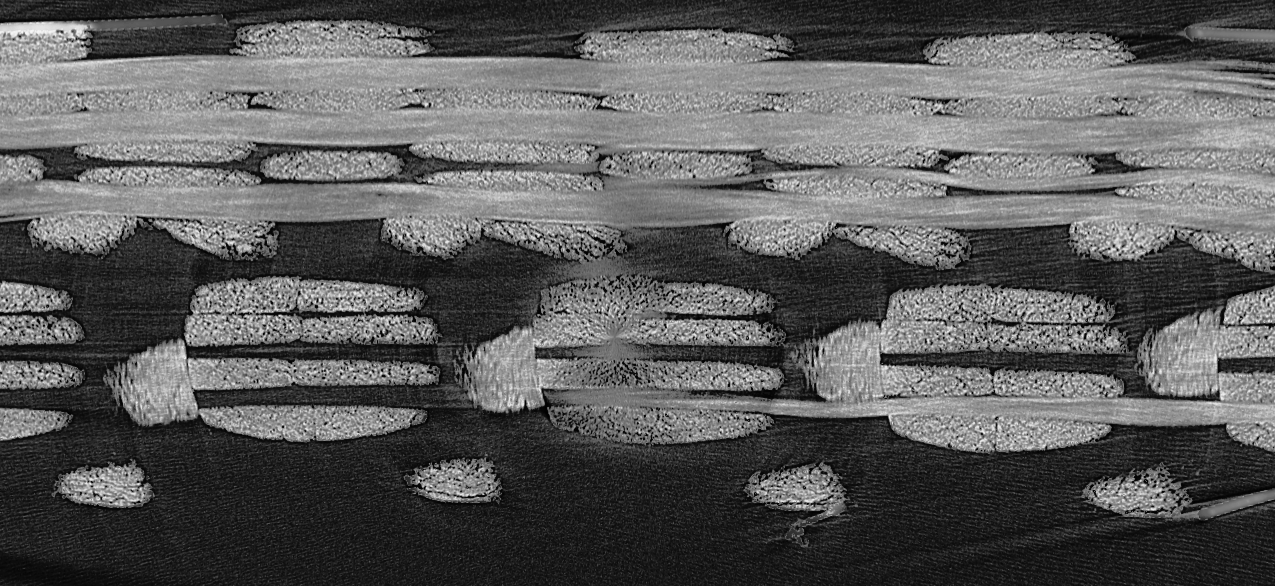
#> input picture frames/weave/ms_8ply_0000.tif, 1275 x 586 px; its folder holds 5 pictures in this run; the run also reads 1 picture not shown here
$ python convolution.py
#> lines starting #> are read from the running program, lines starting #| are printed output that depends on the picture; after the words box and inside, x2 and y2 are one past the last pixel; in counts of white or black regions, pixels touching at a corner belong together
import os
import numpy as np
import cv2 as cv
from matplotlib import pyplot as plt
from scipy.optimize import minimize
from glob import glob

def splitfn(fn):
    path, fn = os.path.split(fn)
    name, ext = os.path.splitext(fn)
    return path, name, ext

def build_filters(ksize=9,nangles=12,sigma=3,lmbda=3.5,gamma=.46,psi=0):
    filters = []
    for theta in np.linspace(0, np.pi, nangles):
        kern = cv.getGaborKernel((ksize, ksize), sigma, theta, lmbda, gamma, psi,
                             ktype=cv.CV_32F)
        kern /= 1.5*kern.sum()
        filters.append(kern)
    return filters

def process(img, filters):
    accum = np.zeros_like(img)
    for kern in filters:
        fimg = cv.filter2D(img, cv.CV_8UC3, kern)
        np.maximum(accum, fimg, accum)
    return accum

def textureFilter(img,params=None):
    if params is None:
        x= [9,12,2.906,3.485,.47]
    else:
        x = params
    filters = build_filters(ksize=int(x[0]),nangles=int(x[1]),sigma=x[2],
                            lmbda=x[3],gamma=x[4],psi=0)
    res1 = process(img, filters)

    ### noise removal
    texture = cv.medianBlur(res1, 5, 0)
    stexture = cv.GaussianBlur(texture, (5, 5), 0)

    ### Threshold
    th1 = cv.inRange(stexture,200,255,cv.THRESH_BINARY)
    th1 = cv.medianBlur(th1, 11, 0)
    return th1

# [32 lines left out: function fitTextureParams, not called in this run]

PLOT=False
if __name__ == "__main__":

    filemask = "ms_8ply_000?.tif"
    paths = glob(filemask)

    for path in paths:
        pth, name, ext = splitfn(path)
        print(name)

        ### Read in image
        img = cv.imread(name+'.tif',0)
#> img is the input picture: shape (586, 1275); min 0, max 248, mean 90.6

        #####################################################################
        ###Filter for background
        roi = cv.imread('outplane_1.tif',0)
        # calculating object histogram
        roihist = cv.calcHist([roi],None, None, [256], (0, 256) )
#> roihist = 256 values, max 89 at index 157, min 0 at index 0, mean 6.56
        bgrd = cv.calcBackProject([img],[0],roihist,[0,256],1)
        # Now convolute with circular disc
        disc = cv.getStructuringElement(cv.MORPH_ELLIPSE,(5,5))
        cv.filter2D(bgrd,-1,disc,bgrd)

        # threshold and binary AND
        thresh = cv.inRange(bgrd,0,50,0)
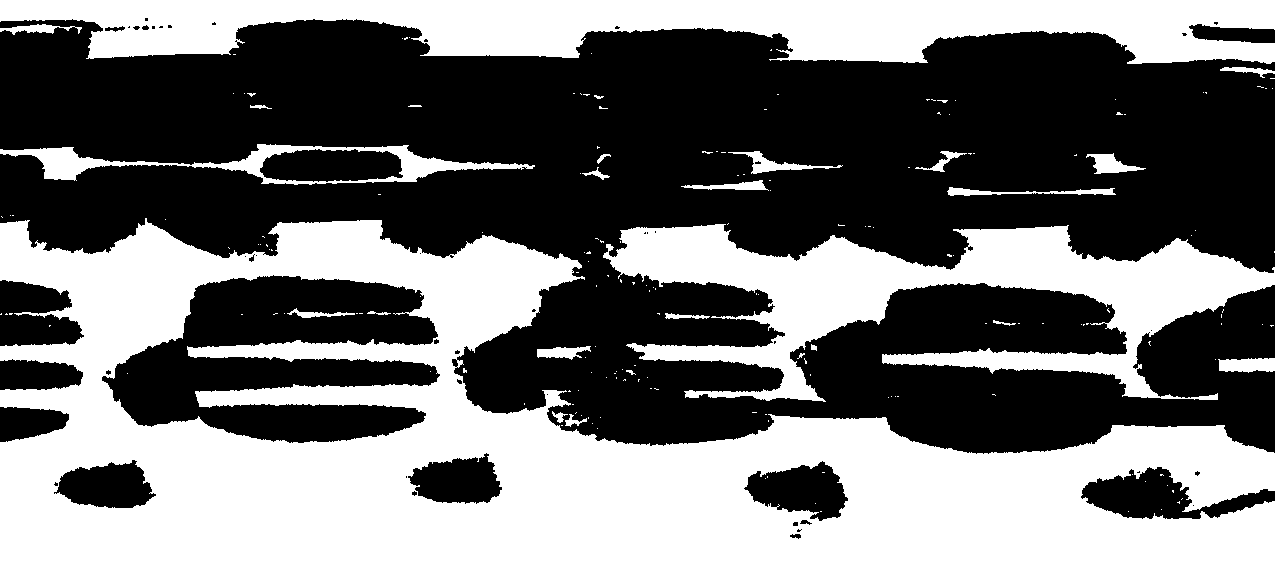
#> thresh: shape (586, 1275); 46.3% white; 187 white regions (160 under 20 px), largest, box (x1, y1, x2, y2) and area: (0, 218, 1275, 586) 235062, (0, 0, 1275, 64) 52846, (603, 224, 1275, 402) 46351
        ### noise removal
        th_bgrd = cv.medianBlur(thresh, 11, 0)
#> th_bgrd: shape (586, 1275); 45.7% white; 22 white regions, largest, box (x1, y1, x2, y2) and area: (0, 220, 1275, 586) 235395, (0, 0, 1275, 64) 53308, (608, 224, 1275, 400) 45654

        if PLOT:
            plt.imshow(th_bgrd)
            plt.show()

        #####################################################################
        ### Filter for warp
        x = np.array([9,12,2.9,3.48,.4])
        th1 = textureFilter(img,x)
#> after the loop in process, `for kern in filters:`:
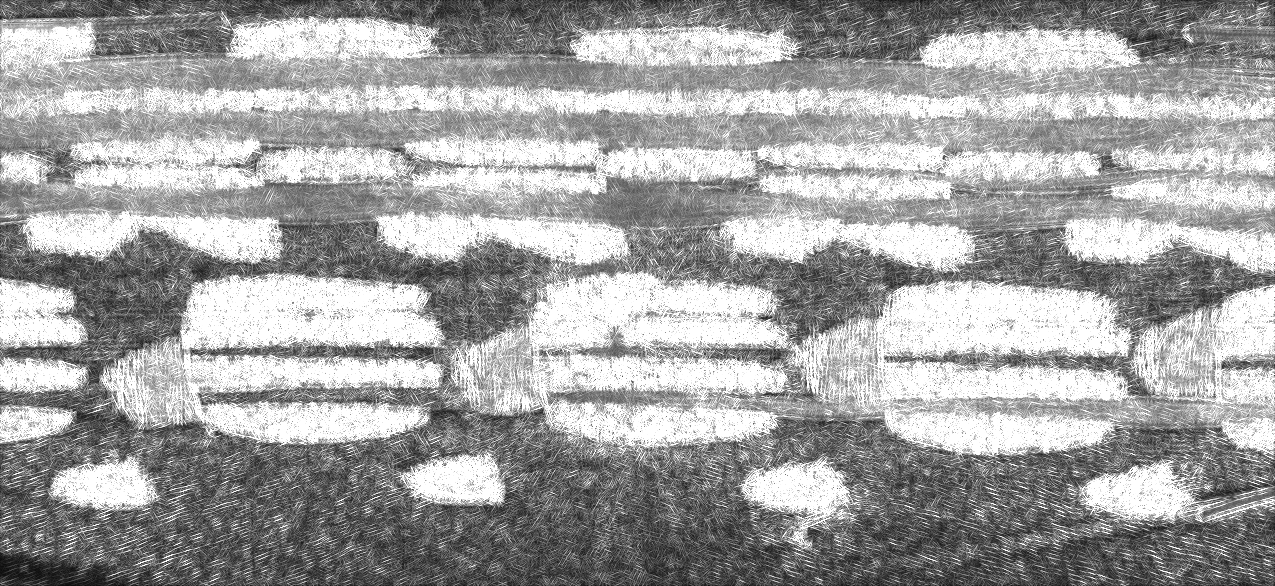
#> accum: shape (586, 1275); min 9, max 255, mean 162.5
#> in textureFilter, `th1 = cv.inRange(stexture,200,255,cv.THRESH_BINARY)`: th1: shape (586, 1275); 34.2% white; 84 white regions (42 under 20 px), largest, box (x1, y1, x2, y2) and area: (791, 282, 1130, 455) 34042, (102, 275, 441, 444) 31986, (495, 272, 787, 447) 30701
#> in textureFilter, `th1 = cv.medianBlur(th1, 11, 0)`:
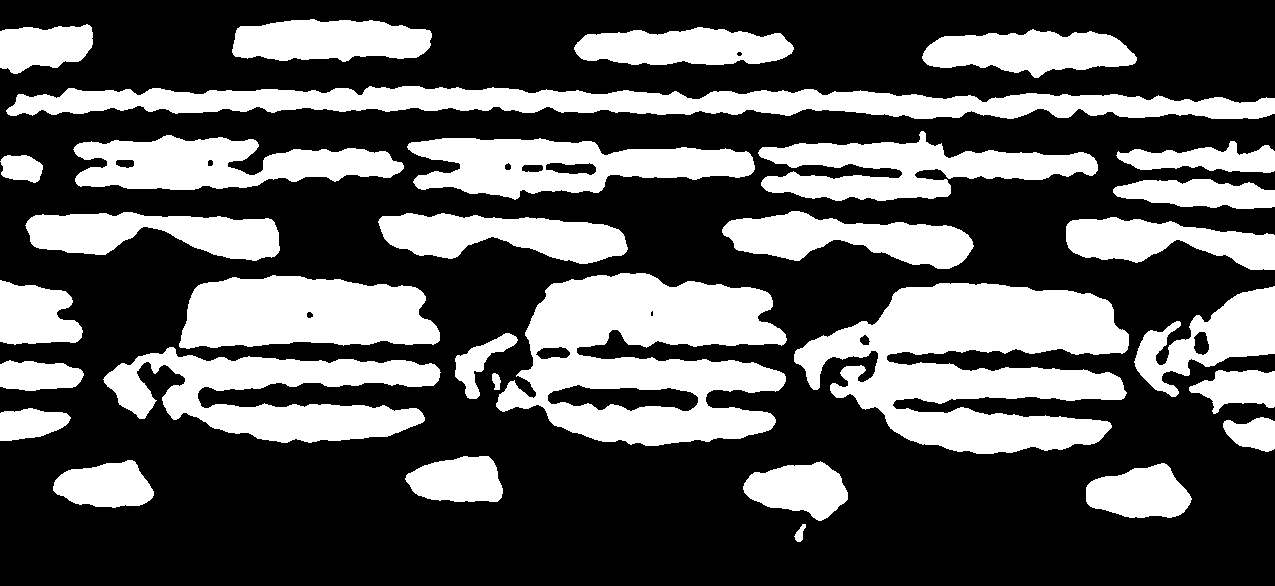
#> th1: shape (586, 1275); 34.2% white; 32 white regions, largest, box (x1, y1, x2, y2) and area: (794, 283, 1129, 454) 34217, (496, 273, 787, 446) 30933, (6, 86, 1275, 119) 25162

        ### Erode & dialate to remove fluff
        kernel1 = np.ones((5,5), dtype=np.uint8)
#> kernel1 = [[1, 1, 1, 1, 1], [1, 1, 1, 1, 1], [1, 1, 1, 1, 1], [1, 1, 1, 1, 1], [1, 1, 1, 1, 1]]
        eroded = cv.erode(th1, kernel1)
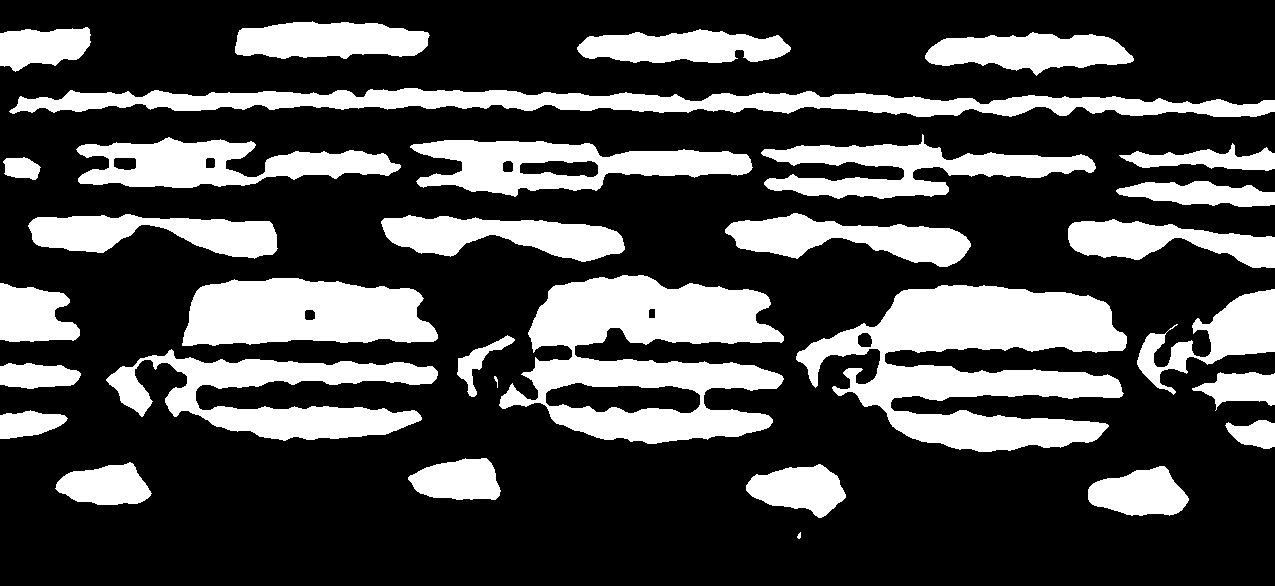
#> eroded: shape (586, 1275); 28.2% white; 32 white regions (1 under 20 px), largest, box (x1, y1, x2, y2) and area: (796, 285, 1127, 452) 29418, (499, 275, 784, 444) 26413, (9, 88, 1275, 117) 18977

        kernel2 = np.ones((3,3), dtype=np.uint8)
#> kernel2 = [[1, 1, 1], [1, 1, 1], [1, 1, 1]]
        th_warp = cv.dilate(eroded, kernel2)
#> th_warp: shape (586, 1275); 31.1% white; 32 white regions, largest, box (x1, y1, x2, y2) and area: (795, 284, 1128, 453) 31782, (498, 274, 785, 445) 28649, (8, 87, 1275, 118) 22035

        if PLOT:
            plt.imshow(th_warp)
            plt.show()
        #####################################################################
        ### Filter for weft
        th_weft = cv.bitwise_and(255-th_warp,255-th_bgrd)
#> th_weft: shape (586, 1275); 23.7% white; 303 white regions (181 under 20 px), largest, box (x1, y1, x2, y2) and area: (0, 48, 1275, 236) 139253, (892, 353, 1275, 437) 9561, (705, 344, 888, 422) 4703
        ### noise removal
        th_weft = cv.medianBlur(th_weft, 11, 0)
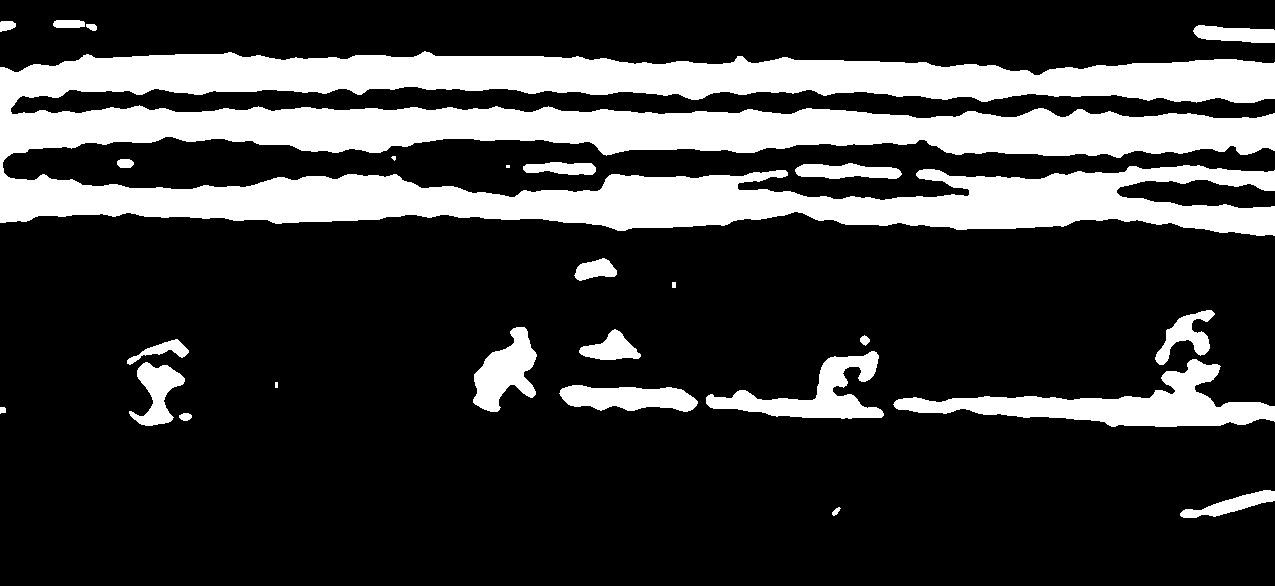
#> th_weft: shape (586, 1275); 22.4% white; 26 white regions (3 under 20 px), largest, box (x1, y1, x2, y2) and area: (0, 51, 1275, 236) 137991, (893, 359, 1275, 427) 9279, (706, 351, 884, 419) 4468

        if PLOT:
            plt.imshow(th_weft)
            plt.show()

# [14 lines of commented-out code are left out]
        h,w = np.shape(img)
#> h = 586; w = 1275
        new_img = np.zeros([h,w,3])
#> new_img: shape (586, 1275, 3) float64; every value is 0

        new_img[:,:,0] = th_warp
        new_img[:,:,1] = img
        new_img[:,:,2] = th_bgrd
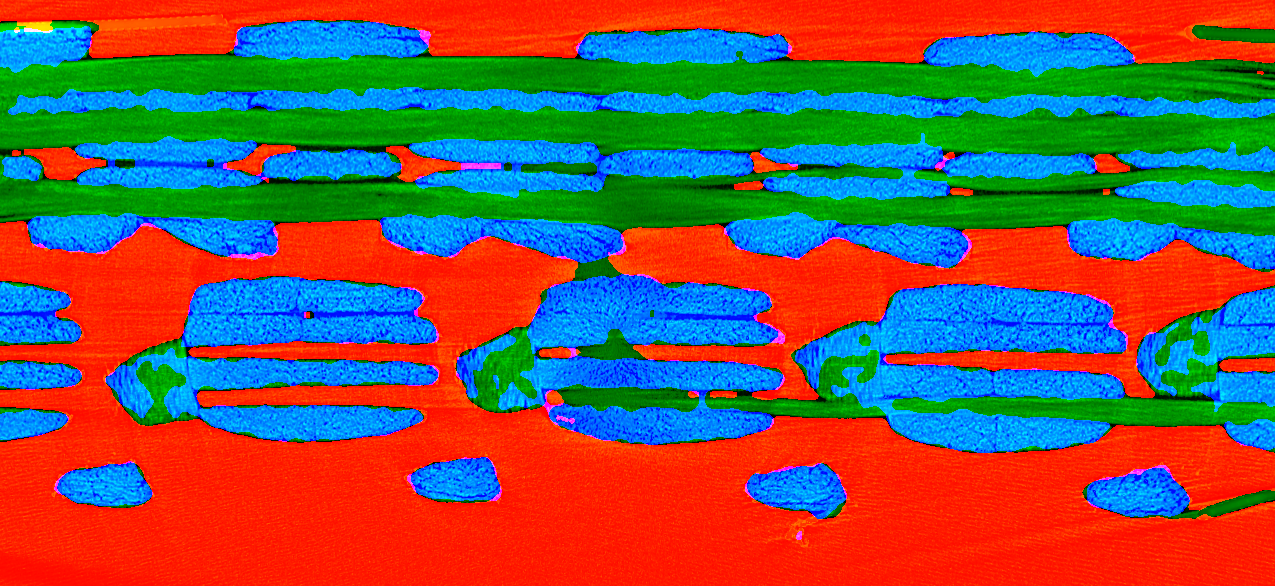
#> new_img: shape (586, 1275, 3) float64; mean of channels 0, 1, 2 79.4, 90.6, 116.5; drawn as B, G, R

        cv.imwrite(name+"_preproc"+'.png', new_img)

        if PLOT:
            plt.imshow(new_img.astype(int))
            plt.show()
#> pass 2 of the loop `for path in paths:`:
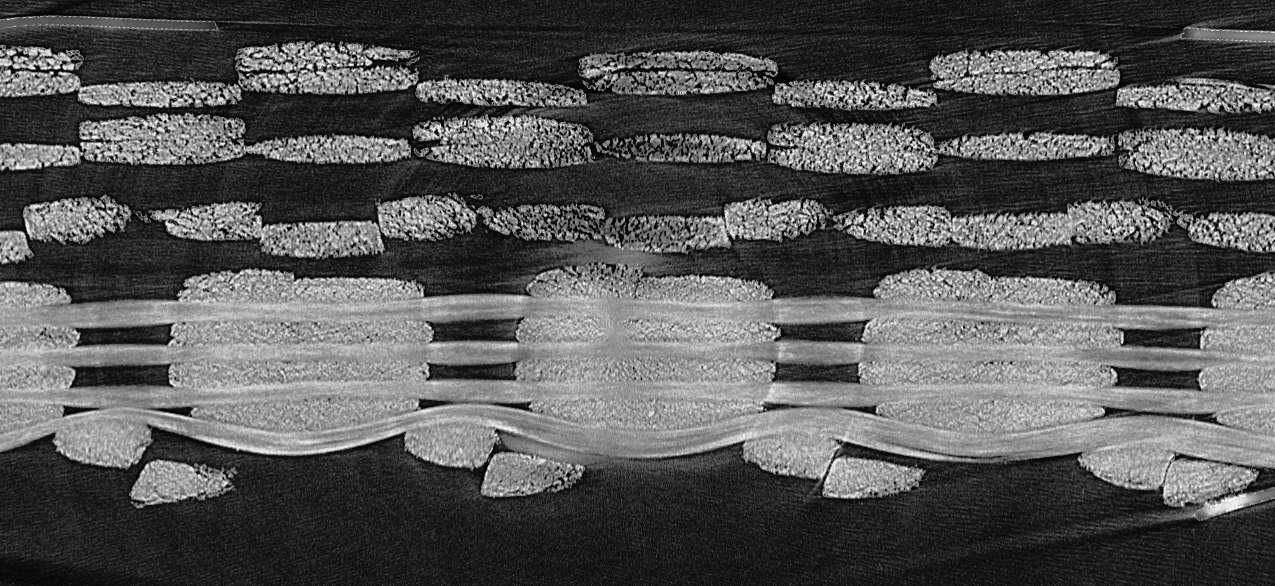
#> input picture frames/weave/ms_8ply_0001.tif, 1275 x 586 px
#> img is the input picture: shape (586, 1275); min 0, max 250, mean 85.3
#> `thresh = cv.inRange(bgrd,0,50,0)`:
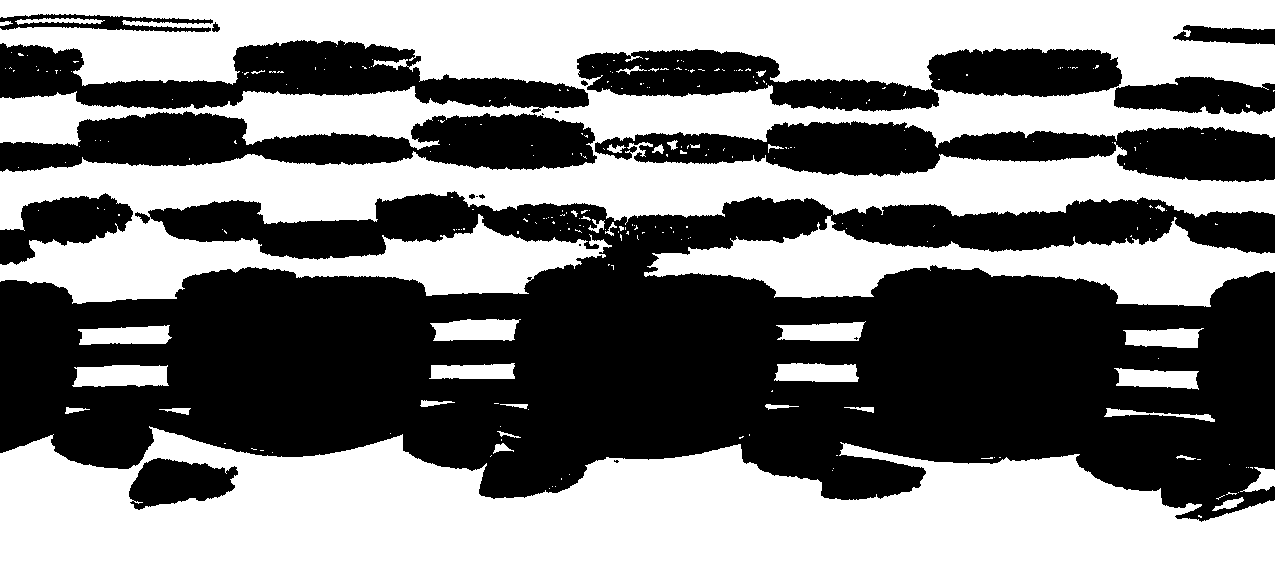
#> thresh: shape (586, 1275); 50.9% white; 21 black regions (7 under 20 px), largest, box (x1, y1, x2, y2) and area: (0, 191, 1275, 522) 264272, (595, 121, 1275, 182) 23438, (0, 111, 597, 172) 22374
#> th_bgrd: shape (586, 1275); 50.5% white; 7 black regions, largest, box (x1, y1, x2, y2) and area: (0, 192, 1275, 520) 266353, (0, 41, 1275, 182) 67326, (578, 49, 1275, 114) 24581
#> `x = np.array([9,12,2.9,3.48,.4])`: x = [9, 12, 2.9, 3.48, 0.4]
#> the loop in build_filters (call 2), `for theta in np.linspace(0, np.pi, nangles):` made 12 passes
#> theta on passes 2 to 9: 0.286, 0.571, 0.857, 1.14, 1.43, 1.71, 2, 2.28
#> the loop in process (call 2), `for kern in filters:` made 12 passes
#> eroded: shape (586, 1275); 30.4% white; 32 white regions (6 under 20 px), largest, box (x1, y1, x2, y2) and area: (0, 41, 1275, 180) 86439, (0, 193, 1275, 263) 42162, (856, 317, 1125, 389) 11884
#> th_warp: shape (586, 1275); 33.3% white; 30 white regions (2 under 20 px), largest, box (x1, y1, x2, y2) and area: (0, 40, 1275, 181) 92465, (0, 192, 1275, 264) 45356, (855, 316, 1126, 390) 13206
#> `new_img[:,:,2] = th_bgrd`:
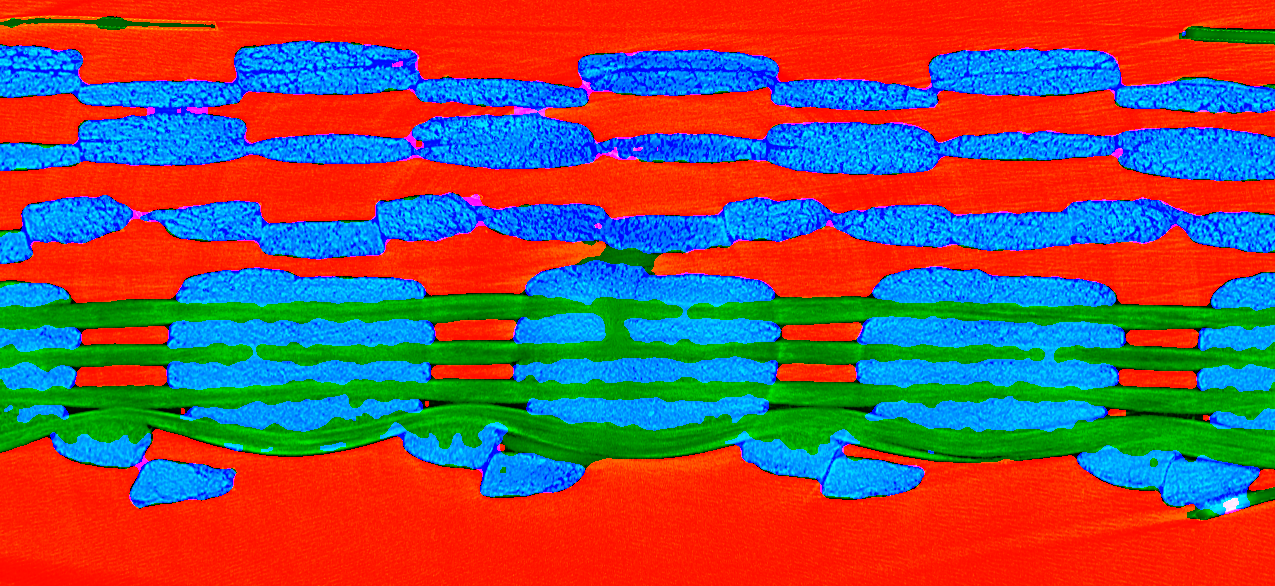
#> new_img: shape (586, 1275, 3) float64; mean of channels 0, 1, 2 84.9, 85.3, 128.9; drawn as B, G, R
